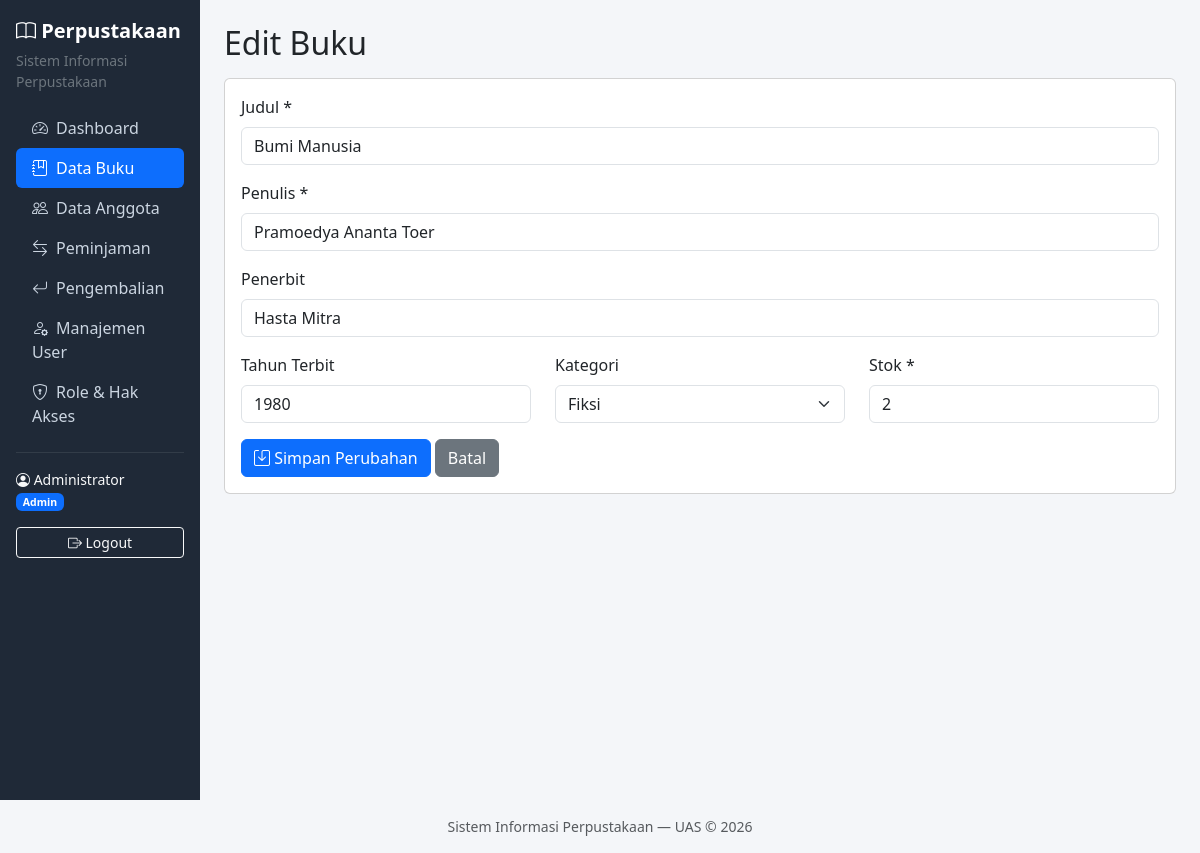
/source/buku/edit.php?id=2 (signed in), run on the app's committed database.
### tables this page shows
CREATE TABLE IF NOT EXISTS buku (
    id INT AUTO_INCREMENT PRIMARY KEY,
    judul VARCHAR(200) NOT NULL,
    penulis VARCHAR(100) NOT NULL,
    penerbit VARCHAR(100) NULL,
    tahun INT NULL,
    kategori_id INT NULL,
    stok INT NOT NULL DEFAULT 0,
    created_at TIMESTAMP DEFAULT CURRENT_TIMESTAMP,
    FOREIGN KEY (kategori_id) REFERENCES kategori (id) ON DELETE SET NULL
);

CREATE TABLE IF NOT EXISTS kategori (
    id INT AUTO_INCREMENT PRIMARY KEY,
    nama VARCHAR(100) NOT NULL UNIQUE
);

### source/includes/auth.php (called while the page is built, shortened)
<?php
function url($path)
{
    return BASE_PATH . $path;
}
function e($str)
{
    return htmlspecialchars((string) $str, ENT_QUOTES, 'UTF-8');
}

### source/buku/edit.php (the view, shortened to what this page needs)
<?php
require __DIR__ . '/../includes/auth.php';
$id = (int) ($_GET['id'] ?? 0);
$stmt = $pdo->prepare('SELECT * FROM buku WHERE id = ?');
$stmt->execute([$id]);
$buku = $stmt->fetch();
$kategori = $pdo->query('SELECT * FROM kategori ORDER BY nama')->fetchAll();
require __DIR__ . '/../includes/header.php';
?>
<div class="card"><div class="card-body">
    <form method="post" action="<?= url('/buku/edit.php') ?>?id=<?= $id ?>">
        <div class="mb-3">
            <label class="form-label">Judul *</label>
            <input type="text" name="judul" class="form-control" required value="<?= e($_POST['judul'] ?? $buku['judul']) ?>">
        </div>
        <div class="mb-3">
            <label class="form-label">Penulis *</label>
            <input type="text" name="penulis" class="form-control" required value="<?= e($_POST['penulis'] ?? $buku['penulis']) ?>">
        </div>
        <div class="mb-3">
            <label class="form-label">Penerbit</label>
            <input type="text" name="penerbit" class="form-control" value="<?= e($_POST['penerbit'] ?? $buku['penerbit']) ?>">
        </div>
        <div class="row">
            <div class="col-md-4 mb-3">
                <label class="form-label">Tahun Terbit</label>
                <input type="number" name="tahun" class="form-control" min="1900" max="<?= date('Y') ?>" value="<?= e($_POST['tahun'] ?? $buku['tahun']) ?>">
            </div>
            <div class="col-md-4 mb-3">
                <label class="form-label">Kategori</label>
                <select name="kategori_id" class="form-select">
                    <?php foreach ($kategori as $k): ?>
                        <option value="<?= (int) $k['id'] ?>" <?= ((int) ($_POST['kategori_id'] ?? $buku['kategori_id']) === (int) $k['id']) ? 'selected' : '' ?>><?= e($k['nama']) ?></option>
                    <?php endforeach; ?>
                </select>
            </div>
            <div class="col-md-4 mb-3">
                <label class="form-label">Stok *</label>
                <input type="number" name="stok" class="form-control" min="0" required value="<?= e($_POST['stok'] ?? $buku['stok']) ?>">
            </div>
        </div>
        <button type="submit" class="btn btn-primary"><i class="bi bi-save"></i> Simpan Perubahan</button>
        <a href="<?= url('/buku/index.php') ?>" class="btn btn-secondary">Batal</a>
    </form>
</div></div>
<?php require __DIR__ . '/../includes/footer.php'; ?>

### source/includes/header.php (style rules this page uses)
body { background-color: #f4f6f9; }

### data on the page
buku: judul "Bumi Manusia", penulis "Pramoedya Ananta Toer", penerbit "Hasta Mitra", tahun "1980", kategori_id "Fiksi", stok "2"

### other printed values
$user['name'] "Administrator"
$user['role_name'] "Admin"
$title "Edit Buku"
